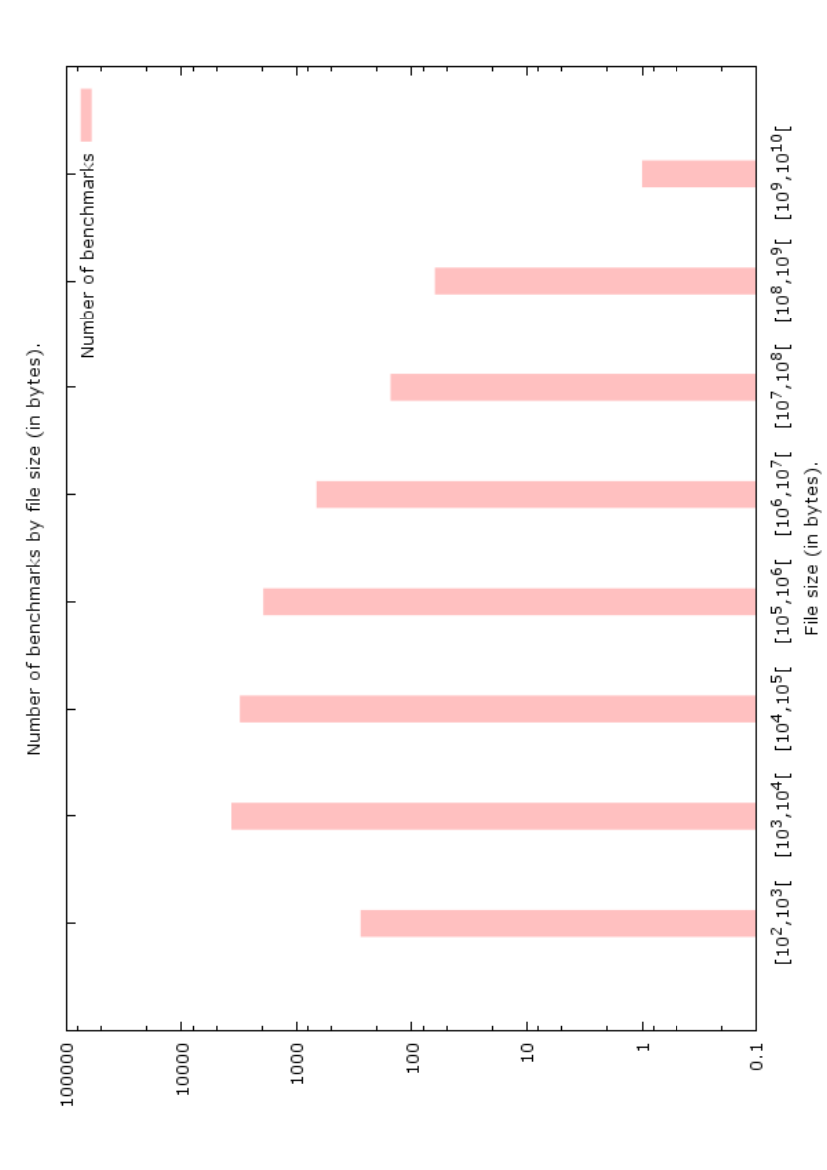

The gnuplot source for this figure:
# metrics on SMT-LIB2 2014-06-03
# file size in bytes
# geq-lt quantity
set terminal pngcairo size 800, 600 enhanced font 'Verdana,10'
set output 'smtlib2-app-file-count-by-size.png'
set termoption enhanced
set title "Number of benchmarks by file size (in bytes)."
set xrange [1:10]
set xtics ("" 1, "[10^2,10^3[" 2, "[10^3,10^4[" 3, "[10^4,10^5[" 4, "[10^5,10^6[" 5, "[10^6,10^7[" 6, "[10^7,10^8[" 7, "[10^8,10^9[" 8, "[10^9,10^{10}[" 9, "" 10)
set yrange [0.1:100000]
set logscale y
set ytics ("1" 1, "10" 10, "100" 100, "1000" 1000, "10000" 10000, "100000" 100000)
set boxwidth 0.25
set style fill solid 0.25 noborder
set xlabel "File size (in bytes)."
plot "smtlib2-app-file-count-by-size.dat" w boxes t 'Number of benchmarks'
